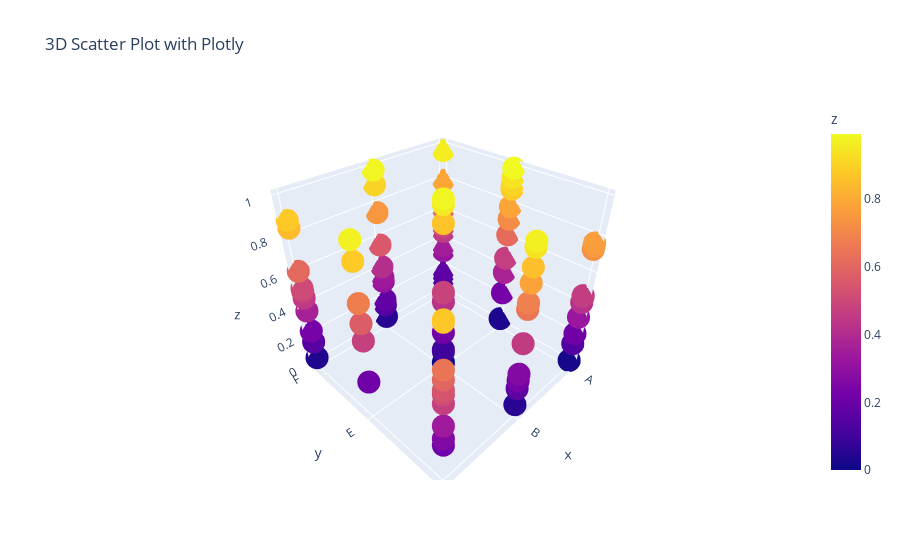
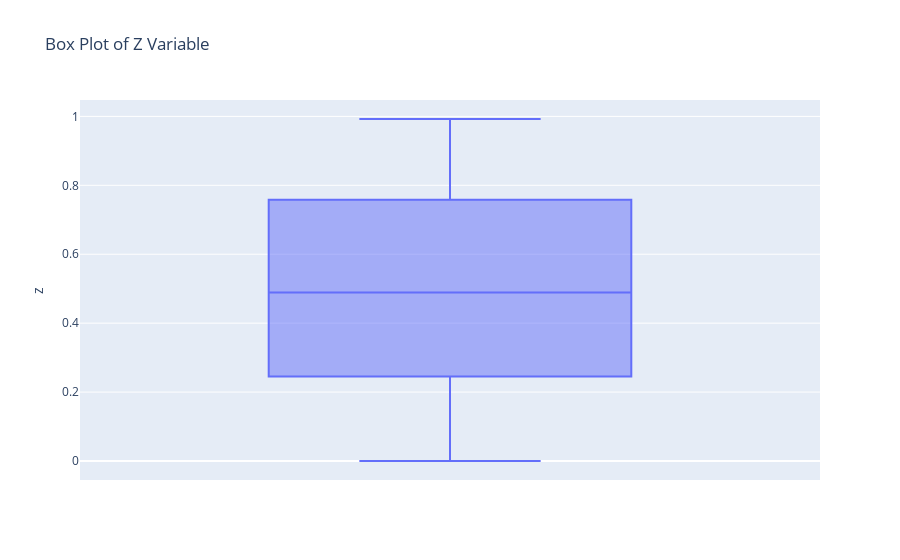

Source (notebook cell) for these figures, in order:
### Code cell
import plotly.express as px

# Plotly를 사용하여 3D 산점도 그리기
fig_3d = px.scatter_3d(df, x='x', y='y', z='z', color='z', 
                       title='3D Scatter Plot with Plotly')
fig_3d.show()

# Plotly를 사용하여 박스 플롯 그리기
fig_box = px.box(df, y='z', title='Box Plot of Z Variable')
fig_box.show()

### Figure 1 — Plotly figure (JSON) as saved in the notebook; plotly's stock layout.template omitted (floating-point values rounded to 4 significant figures)
{"data": [{"hovertemplate": "x=%{x}<br>y=%{y}<br>z=%{marker.color}<extra></extra>", "legendgroup": "", "marker": {"color": [0.321, 0.2213, 0.1413, 0.09726, 0.984, 0.2603, 0.537, 0.4479, 0.09957, 0.3523, 0.4692, 0.8411, 0.9046, 0.03756, 0.5083, 0.1668, 0.7791, 0.8649, 0.4114, 0.14, 0.03322, 0.9826, 0.3733, 0.4201, 0.05059, 0.3655, 0.01663, 0.2307, 0.7649, 0.9441, 0.75, 0.3394, 0.4895, 0.339, 0.1795, 0.171, 0.4635, 0.8746, 0.9441, 0.6083, 0.5967, 0.7836, 0.5, 0.05037, 0.6991, 0.9924, 0.2673, 0.6791, 0.8643, 0.7508, 0.9645, 0.5542, 0.2124, 0.2224, 0.2187, 0.5696, 0.4521, 0.9702, 0.6805, 0.0853, 0.05642, 0.4878, 0.881, 0.9764, 0.6177, 0.5425, 0.8546, 0.7438, 0.4786, 0.6771, 0.607, 0.7147, 0.4695, 0.456, 0.9064, 0.1372, 0.2292, 0.8816, 0.9044, 0.6458, 0.3247, 0.5197, 5.536e-05, 0.3119, 0.4255, 0.8853, 0.6799, 0.4561, 0.4834, 0.7887, 0.2294, 0.8803, 0.3137, 0.9575, 0.4718, 0.7116, 0.1537, 0.7304, 0.6463, 0.2149], "coloraxis": "coloraxis", "symbol": "circle"}, "mode": "markers", "name": "", "scene": "scene", "showlegend": false, "type": "scatter3d", "x": ["A", "B", "A", "B", "B", "C", "A", "C", "A", "A", "A", "C", "B", "C", "C", "A", "B", "B", "B", "B", "A", "B", "A", "A", "B", "C", "A", "C", "A", "B", "B", "C", "A", "B", "B", "B", "A", "C", "A", "C", "C", "A", "C", "A", "A", "A", "B", "B", "C", "A", "A", "B", "A", "B", "C", "C", "A", "B", "B", "B", "B", "C", "C", "C", "A", "C", "B", "A", "B", "C", "A", "A", "C", "A", "A", "A", "A", "A", "A", "C", "A", "C", "B", "B", "B", "A", "B", "B", "B", "A", "B", "C", "A", "B", "C", "A", "C", "A", "B", "C"], "y": ["F", "E", "D", "E", "E", "D", "F", "F", "F", "F", "E", "F", "F", "F", "F", "F", "D", "E", "F", "F", "E", "F", "E", "D", "F", "F", "D", "F", "D", "D", "F", "D", "F", "F", "F", "D", "D", "D", "E", "F", "D", "E", "F", "F", "F", "E", "D", "D", "D", "D", "F", "F", "D", "D", "D", "E", "F", "D", "D", "E", "D", "F", "E", "E", "E", "D", "D", "D", "E", "E", "F", "E", "D", "D", "E", "F", "E", "E", "E", "D", "D", "D", "E", "F", "E", "E", "D", "D", "E", "F", "D", "F", "F", "E", "E", "E", "F", "D", "D", "E"], "z": [0.321, 0.2213, 0.1413, 0.09726, 0.984, 0.2603, 0.537, 0.4479, 0.09957, 0.3523, 0.4692, 0.8411, 0.9046, 0.03756, 0.5083, 0.1668, 0.7791, 0.8649, 0.4114, 0.14, 0.03322, 0.9826, 0.3733, 0.4201, 0.05059, 0.3655, 0.01663, 0.2307, 0.7649, 0.9441, 0.75, 0.3394, 0.4895, 0.339, 0.1795, 0.171, 0.4635, 0.8746, 0.9441, 0.6083, 0.5967, 0.7836, 0.5, 0.05037, 0.6991, 0.9924, 0.2673, 0.6791, 0.8643, 0.7508, 0.9645, 0.5542, 0.2124, 0.2224, 0.2187, 0.5696, 0.4521, 0.9702, 0.6805, 0.0853, 0.05642, 0.4878, 0.881, 0.9764, 0.6177, 0.5425, 0.8546, 0.7438, 0.4786, 0.6771, 0.607, 0.7147, 0.4695, 0.456, 0.9064, 0.1372, 0.2292, 0.8816, 0.9044, 0.6458, 0.3247, 0.5197, 5.536e-05, 0.3119, 0.4255, 0.8853, 0.6799, 0.4561, 0.4834, 0.7887, 0.2294, 0.8803, 0.3137, 0.9575, 0.4718, 0.7116, 0.1537, 0.7304, 0.6463, 0.2149]}], "layout": {"coloraxis": {"colorbar": {"title": {"text": "z"}}, "colorscale": [[0, "#0d0887"], [0.1111, "#46039f"], [0.2222, "#7201a8"], [0.3333, "#9c179e"], [0.4444, "#bd3786"], [0.5556, "#d8576b"], [0.6667, "#ed7953"], [0.7778, "#fb9f3a"], [0.8889, "#fdca26"], [1, "#f0f921"]]}, "legend": {"tracegroupgap": 0}, "scene": {"domain": {"x": [0, 1], "y": [0, 1]}, "xaxis": {"title": {"text": "x"}}, "yaxis": {"title": {"text": "y"}}, "zaxis": {"title": {"text": "z"}}}, "title": {"text": "3D Scatter Plot with Plotly"}}}

### Figure 2 — Plotly figure (JSON) as saved in the notebook; plotly's stock layout.template omitted (floating-point values rounded to 4 significant figures)
{"data": [{"alignmentgroup": "True", "hovertemplate": "z=%{y}<extra></extra>", "legendgroup": "", "marker": {"color": "#636efa"}, "name": "", "notched": false, "offsetgroup": "", "orientation": "v", "showlegend": false, "type": "box", "x0": " ", "xaxis": "x", "y": [0.321, 0.2213, 0.1413, 0.09726, 0.984, 0.2603, 0.537, 0.4479, 0.09957, 0.3523, 0.4692, 0.8411, 0.9046, 0.03756, 0.5083, 0.1668, 0.7791, 0.8649, 0.4114, 0.14, 0.03322, 0.9826, 0.3733, 0.4201, 0.05059, 0.3655, 0.01663, 0.2307, 0.7649, 0.9441, 0.75, 0.3394, 0.4895, 0.339, 0.1795, 0.171, 0.4635, 0.8746, 0.9441, 0.6083, 0.5967, 0.7836, 0.5, 0.05037, 0.6991, 0.9924, 0.2673, 0.6791, 0.8643, 0.7508, 0.9645, 0.5542, 0.2124, 0.2224, 0.2187, 0.5696, 0.4521, 0.9702, 0.6805, 0.0853, 0.05642, 0.4878, 0.881, 0.9764, 0.6177, 0.5425, 0.8546, 0.7438, 0.4786, 0.6771, 0.607, 0.7147, 0.4695, 0.456, 0.9064, 0.1372, 0.2292, 0.8816, 0.9044, 0.6458, 0.3247, 0.5197, 5.536e-05, 0.3119, 0.4255, 0.8853, 0.6799, 0.4561, 0.4834, 0.7887, 0.2294, 0.8803, 0.3137, 0.9575, 0.4718, 0.7116, 0.1537, 0.7304, 0.6463, 0.2149], "y0": " ", "yaxis": "y"}], "layout": {"boxmode": "group", "legend": {"tracegroupgap": 0}, "title": {"text": "Box Plot of Z Variable"}, "xaxis": {"anchor": "y", "domain": [0, 1]}, "yaxis": {"anchor": "x", "domain": [0, 1], "title": {"text": "z"}}}}
